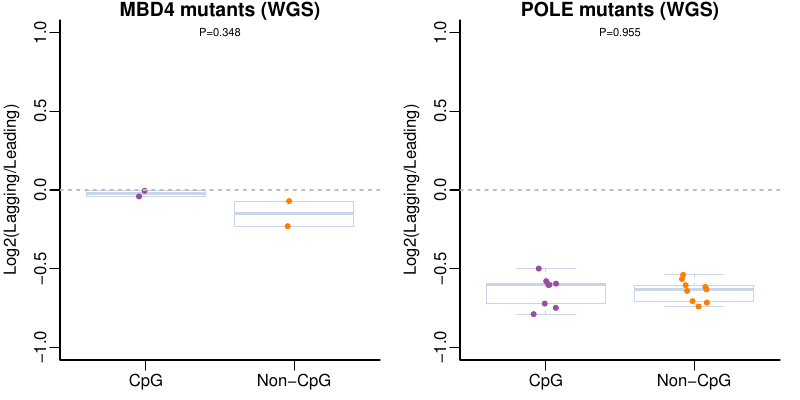

This chart was generated by the following R code:
dev.new()
pdf("wgs_asym_ct.pdf",8,4)
layout(matrix(1:2,nrow=1,byrow = T))
par(mar=c(2,3,1,1),mgp=c(2,.5,0),bty="l")
ylim<-c(-1,1)
#=================
#   MBD4
#================
cpg<-read.table("data/mbd4_ct_cpg.txt",header = T,row.names = 1)
cpg$ct<-log(cpg$ct,2)
cpg<-as.data.frame(cpg)
colnames(cpg)<-"value"
cpg$type<-rep("cpg",nrow(cpg))
ncpg<-read.table("data/mbd4_ct_ncpg.txt",header = T,row.names = 1)
ncpg$ct<-log(ncpg$ct,2)
ncpg<-as.data.frame(ncpg)

colnames(ncpg)<-"value"
ncpg$type<-rep("ncpg",nrow(ncpg))
muts.ct<-rbind(cpg,ncpg)

boxplot(value~type,data=muts.ct,main="MBD4 mutants (WGS)",ylab="Log2(Lagging/Leading)",border="#cbd5e8",notch=F,names=c("CpG","Non-CpG"),ylim=ylim)
stripchart(value~type,data=muts.ct, method = "jitter",pch = 20, add = TRUE, col =c("#984ea3","#ff7f00") , cex = 1,vertical=T)
abline(h=0,lty=2,col="#bdbdbd")
t<-t.test(muts.ct$value[which(muts.ct$type=="cpg")],muts.ct$value[which(muts.ct$type=="ncpg")])
mtext(paste0("P=",signif(t$p.value,3)),3,cex=.7,line=-1)

#=================
#   POLE
#================
sap<-c("TCGA-A6-6141","TCGA-AA-3555","TCGA-AA-3977","TCGA-AA-A00N","TCGA-AZ-4315","TCGA-CA-6717","TCGA-CA-6718","TCGA-EI-6917","TCGA-F5-6814")
cpg<-read.table("data/pole_ct_cpg.txt",header = T,row.names = 1)
cpg$ct<-log(cpg$ct,2)
cpg<-as.data.frame(cpg)
colnames(cpg)<-"value"
cpg$type<-rep("cpg",nrow(cpg))
cpg<-cpg[sap,]
ncpg<-read.table("data/pole_ct_ncpg.txt",header = T,row.names = 1)
ncpg$ct<-log(ncpg$ct,2)
ncpg<-as.data.frame(ncpg)
colnames(ncpg)<-"value"
ncpg$type<-rep("ncpg",nrow(ncpg))
ncpg<-ncpg[sap,]
muts.ct<-rbind(cpg,ncpg)
boxplot(value~type,data=muts.ct,main="POLE mutants (WGS)",ylab="Log2(Lagging/Leading)",border="#cbd5e8",notch=F,names=c("CpG","Non-CpG"),ylim=ylim)
stripchart(value~type,data=muts.ct, method = "jitter",pch = 20, add = TRUE, col =c("#984ea3","#ff7f00") , cex = 1,vertical=T)
abline(h=0,lty=2,col="#bdbdbd")
t<-t.test(muts.ct$value[which(muts.ct$type=="cpg")],muts.ct$value[which(muts.ct$type=="ncpg")])
mtext(paste0("P=",signif(t$p.value,3)),3,cex=.7,line=-1)
dev.off()